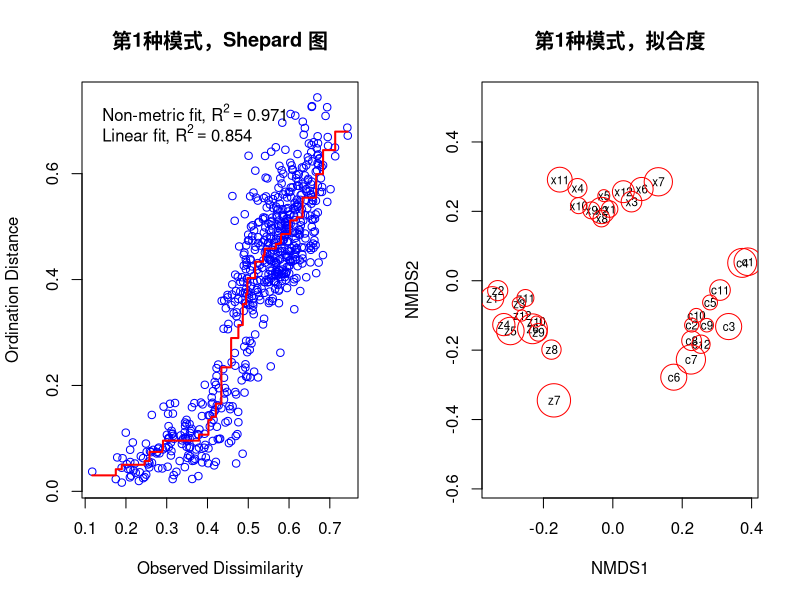
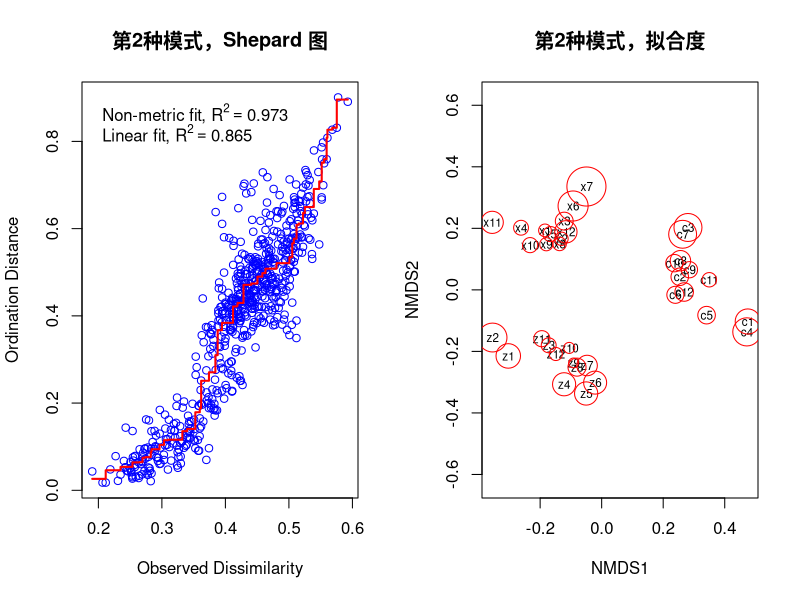
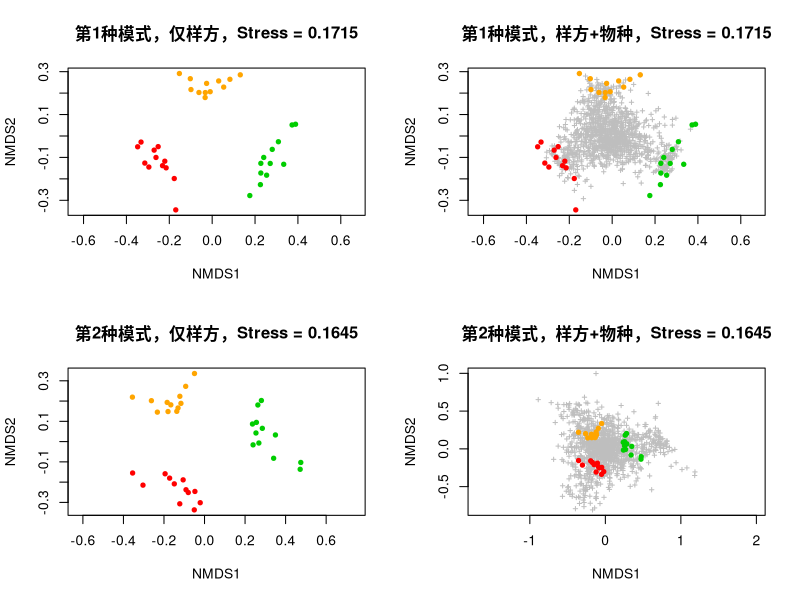
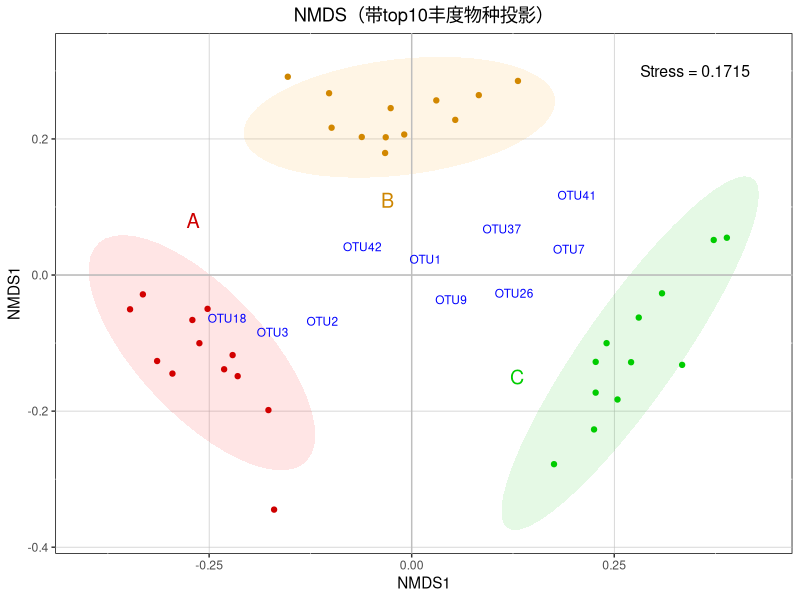
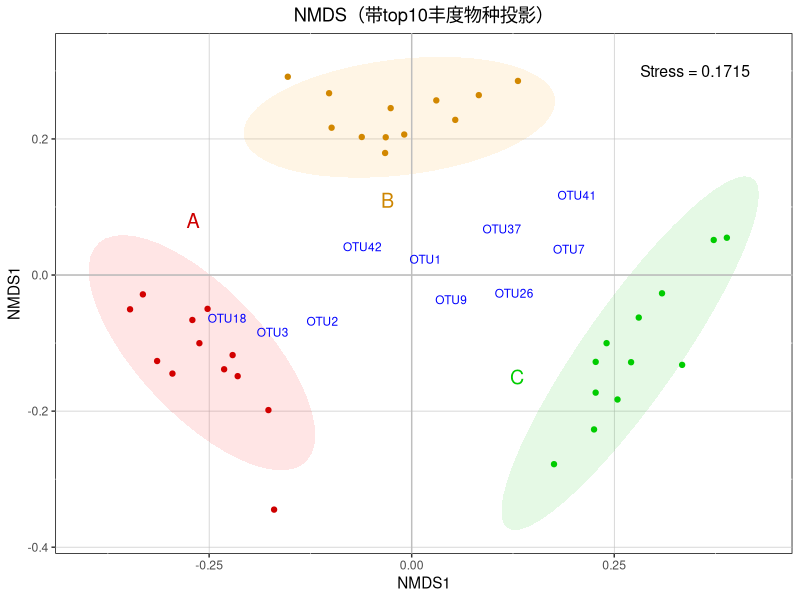

Here is the R script that generated these plots, in order:
library(vegan)

#############################
##第 1 种模式，输入距离矩阵排序
#读取 OTU 丰度表
otu <- read.delim('otu_table.txt', row.names = 1, sep = '\t', stringsAsFactors = FALSE, check.names = FALSE)
otu <- data.frame(t(otu))

#根据物种组成计算样方距离，如 Bray-curtis 距离，详情 ?vegdist
bray_dis <- vegdist(otu, method = 'bray')	#结果以 dist 数据类型存储

#输出距离矩阵
#write.table(as.matrix(bray_dis), 'bray_distance.txt', sep = '\t', col.names = NA, quote = FALSE)

#或者读取已经准备好的距离矩阵文件，如 Bray-curtis 距离，排序
dis <- read.delim('bray_distance.txt', row.names = 1, sep = '\t', stringsAsFactors = FALSE, check.names = FALSE)
bray_dis <- as.dist(dis)	#转为 dist 数据类型

#NMDS 排序，定义 2 个维度，详情 ?metaMDS
nmds_dis <- metaMDS(bray_dis, k = 2)

#应力函数值，一般不大于 0.2 为合理
nmds_dis$stress
#样方得分
nmds_dis_site <- data.frame(nmds_dis$points)
#write.table(nmds_dis_site, 'nmds_dis_site.txt', sep = '\t', col.names = NA, quote = FALSE)

#由于物种变量在距离矩阵的计算过程中丢失，因此若想补充物种变量
#物种变量可通过丰度加权平方被动添加至排序图中，详情 ?wascores
nmds_dis_species <- wascores(nmds_dis$points, otu)
#write.table(nmds_dis_species, 'nmds_dis_species.txt', sep = '\t', col.names = NA, quote = FALSE)

#NMDS 评估，拟合 R2 越大越合理；气泡图越小越合理
par(mfrow = c(1, 2))
stressplot(nmds_dis, main = '第1种模式，Shepard 图')
gof <- goodness(nmds_dis)
plot(nmds_dis,type = 'text', main = '第1种模式，拟合度')
points(nmds_dis, display = 'site', cex = gof * 100, col = 'red')

#############################
##第 2 种模式，直接输入 OTU 丰度表，在函数中指定距离参数排序
otu <- read.delim('otu_table.txt', row.names = 1, sep = '\t', stringsAsFactors = FALSE, check.names = FALSE)
otu <- data.frame(t(otu))

#NMDS 排序，定义 2 个维度，详情 ?metaMDS
nmds_otu <- metaMDS(otu, distance = 'bray', k = 2)

#应力函数值，一般不大于 0.2 为合理
nmds_otu$stress
#样方得分
nmds_otu_site <- data.frame(nmds_otu$points)
#write.table(nmds_otu_site, 'nmds_otu_site.txt', sep = '\t', col.names = NA, quote = FALSE)
#物种得分，这种模式下可直接计算出物种得分，具体怎么算出来的，问作者吧……
nmds_otu_species <- data.frame(nmds_otu$species)
#write.table(nmds_otu_species, 'nmds_otu_species.txt', sep = '\t', col.names = NA, quote = FALSE)

#NMDS 评估，拟合 R2 越大越合理；气泡图越小越合理
par(mfrow = c(1, 2))
stressplot(nmds_otu, main = '第2种模式，Shepard 图')
gof <- goodness(nmds_otu)
plot(nmds_otu, type = 'text', display = 'sites', main = '第2种模式，拟合度')
points(nmds_otu, display = 'site', cex = gof * 100, col = 'red')

#############################
#ordiplot() 作图展示，比较两种方法的不同
par(mfrow = c(2, 2))

#输入距离矩阵直接排序，仅样方
ordiplot(nmds_dis, type = 'none', main = paste('第1种模式，仅样方，Stress =', round(nmds_dis$stress, 4)))
points(nmds_dis, pch = 19, cex = 0.7, col = c(rep('red', 12), rep('orange', 12), rep('green3', 12)))

#输入距离矩阵直接排序，样方 + 被动物种投影
ordiplot(nmds_dis, type = 'none', main = paste('第1种模式，样方+物种，Stress =', round(nmds_dis$stress, 4)))
points(nmds_dis_species, pch = 3, cex = 0.5, col = 'gray')
points(nmds_dis, pch = 19, cex = 0.7, col = c(rep('red', 12), rep('orange', 12), rep('green3', 12)))

#输入原始物种丰度表并指定距离类型的排序，仅样方
ordiplot(nmds_otu, type = 'none', display = 'site', main = paste('第2种模式，仅样方，Stress =', round(nmds_otu$stress, 4)))
points(nmds_otu, display = 'site', pch = 19, cex = 0.7, col = c(rep('red', 12), rep('orange', 12), rep('green3', 12)))

#输入原始物种丰度表并指定距离类型的排序，样方 +物种
ordiplot(nmds_otu, type = 'none', main = paste('第2种模式，样方+物种，Stress =', round(nmds_otu$stress, 4)))
points(nmds_otu, display = 'sp', pch = 3, cex = 0.5, col = 'gray')
points(nmds_otu, display = 'site', pch = 19, cex = 0.7, col = c(rep('red', 12), rep('orange', 12), rep('green3', 12)))

#别问我哪种更好，根据经验：
#第 2 种方法一般更能反映差异，但仅能指定特定的距离类型；对于其它 vegan 中没有的距离类型，应用起来倒不是不行，但必须修改原函数，就比较复杂了
#然而就算法而言第 1 种更符合 NMDS 定义，而且距离测度适用广泛，只要提供现有的距离矩阵即可
#所以现在是真的不知道了......还请大家看着自己琢磨吧.......

##再拿 ggplot2 基于导出的坐标作个图吧，按第 1 种模式的结果来
library(ggplot2)

#物种太多，就选代表性的展示，比方说 top10 丰度物种
abundance <- apply(otu, 2, sum)
abundance_top10 <- names(abundance[order(abundance, decreasing = TRUE)][1:10])

species_top10 <- data.frame(nmds_dis_species[abundance_top10,1:2])
species_top10$name <- rownames(species_top10)

#添加分组信息
nmds_dis_site$name <- rownames(nmds_dis_site)
nmds_dis_site$group <- c(rep('A', 12), rep('B', 12), rep('C', 12))

p <- ggplot(data = nmds_dis_site, aes(MDS1, MDS2)) +
geom_point(aes(color = group)) +
stat_ellipse(aes(fill = group), geom = 'polygon', level = 0.95, alpha = 0.1, show.legend = FALSE) +	#添加置信椭圆，注意不是聚类
scale_color_manual(values = c('red3', 'orange3', 'green3')) +
scale_fill_manual(values = c('red', 'orange', 'green3')) +
theme(panel.grid.major = element_line(color = 'gray', size = 0.2), panel.background = element_rect(color = 'black', fill = 'transparent'), 
	plot.title = element_text(hjust = 0.5), legend.position = 'none') +
geom_vline(xintercept = 0, color = 'gray', size = 0.5) +
geom_hline(yintercept = 0, color = 'gray', size = 0.5) +
geom_text(data = species_top10, aes(label = name), color = 'blue', size = 3) +	#添加 top10 丰度物种标签
labs(x = 'NMDS1', y = 'NMDS1', title = 'NMDS（带top10丰度物种投影）') +
annotate('text', label = paste('Stress =', round(nmds_dis$stress, 4)), x = 0.35, y = 0.3, size = 4, colour = 'black') +	#标注应力函数值
annotate('text', label = 'A', x = -0.27, y = 0.08, size = 5, colour = 'red3') +
annotate('text', label = 'B', x = -0.03, y = 0.11, size = 5, colour = 'orange3') +
annotate('text', label = 'C', x = 0.13, y = -0.15, size = 5, colour = 'green3')

p

#ggsave('NMDS_dis.pdf', p, width = 5.5, height = 5.5)
ggsave('NMDS_dis.png', p, width = 5.5, height = 5.5)
